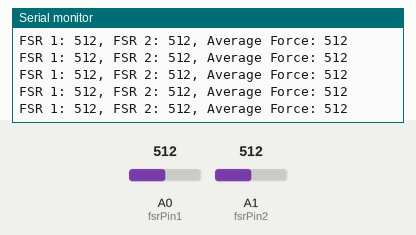
Recording of a sketch running on a simulated Arduino Uno, built with avr-gcc and run on an emulated ATmega328P. Shown: the last lines printed to the serial monitor. The test bench sets the inputs (shaded band); at power-on: A1 (fsrPin2) = 512, A0 (fsrPin1) = 512.

Above: at 4.2 s.
4.3 s: A1 (fsrPin2) set to 981
At 4.35 s:
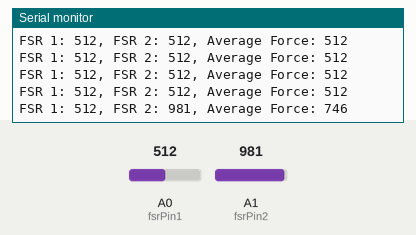
7.3 s: A1 (fsrPin2) set to 1014
At 7.37 s:
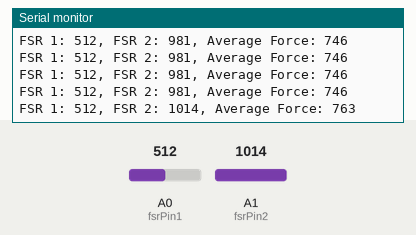
Timing chart, 0 to 10.3 s (numbered marks = the images above; inputs shaded):
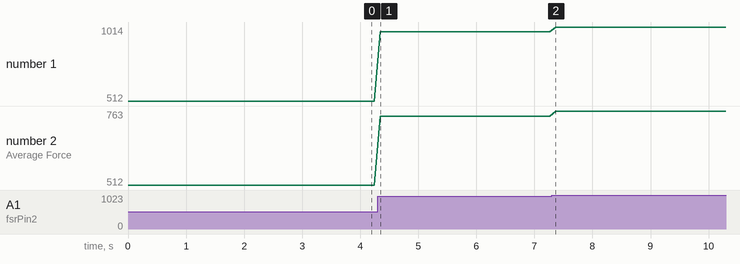

Measured:
- after the input at 4.3 s, the serial monitor: prints a new line at once (image 1)
- after the input at 7.3 s, the serial monitor: prints a new line after 0.07 s (image 2)
- plotted number 1: 512 → 981 after the input at 4.3 s, 981 → 1014 after the input at 7.3 s
- plotted number 2: 512 → 746 after the input at 4.3 s, 746 → 763 after the input at 7.3 s

The sketch:

boxing.ino
```cpp
const int fsrPin1 = A0; // FSR 1 connected to analog pin A0
const int fsrPin2 = A1; // FSR 2 connected to analog pin A1
const int forceThreshold = 350; // Minimum value to consider as a valid force

void setup() {
  Serial.begin(9600); // Initialize serial communication
}

void loop() {
  int fsrReading1 = analogRead(fsrPin1); // Read FSR 1 value
  int fsrReading2 = analogRead(fsrPin2); // Read FSR 2 value

  // Check if either reading exceeds the threshold
  if (fsrReading1 > forceThreshold || fsrReading2 > forceThreshold) {
    int averageForce = (fsrReading1 + fsrReading2) / 2; // Calculate average force

    // Print sensor values and average force to the Serial Monitor
    Serial.println("FSR 1: " + String(fsrReading1) + ", FSR 2: " + String(fsrReading2) + ", Average Force: " + String(averageForce));
    // Serial.println(fsrReading1);
    // Serial.print(", FSR 2: ");
    // Serial.println(fsrReading2);
    // Serial.print(", Average Force: ");
    // Serial.println(averageForce);
  }

  delay(100); // Short delay for stability
}
```
